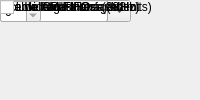
<?xml version="1.0" encoding="UTF-8"?>
<ui version="4.0">
 <class>MainWindow</class>
 <widget class="QMainWindow" name="MainWindow">
  <property name="windowTitle"><string>DRAM</string></property>
  <widget class="QWidget" name="centralwidget">
   <!-- NOTE: this is a simplified structural mirror of the generated
        <module>_ui.py, not a full round-trip Designer file. Regenerate
        both from the same spec if you need to edit layout by hand. -->
       <widget class="QLabel" name="label_name">
     <property name="text"><string>Block name</string></property>
    </widget>
       <widget class="QLineEdit" name="name">
     <property name="toolTip"><string>A name you choose for this block instance, e.g. to note what it's used for in this design. Shown below the block on the diagram.</string></property>
    </widget>
       <widget class="QLabel" name="label_dimm">
     <property name="text"><string>DIMM</string></property>
    </widget>
       <widget class="QComboBox" name="dimm">
     <item><property name="text"><string>1</string></property></item>
    </widget>
       <widget class="QLabel" name="label_arith_type">
     <property name="text"><string>Data Type</string></property>
    </widget>
       <widget class="QComboBox" name="arith_type">
     <item><property name="text"><string>Boolean</string></property></item>
     <item><property name="text"><string>Unsigned</string></property></item>
     <item><property name="text"><string>Signed  (2's comp)</string></property></item>
    </widget>
       <widget class="QLabel" name="label_bin_pt">
     <property name="text"><string>Data binary point</string></property>
    </widget>
       <widget class="QLineEdit" name="bin_pt"/>
       <widget class="QLabel" name="label_ip_clock">
     <property name="text"><string>Datapath clock rate (MHz)</string></property>
    </widget>
       <widget class="QLineEdit" name="ip_clock"/>
       <widget class="QLabel" name="label_sample_period">
     <property name="text"><string>Sample period</string></property>
    </widget>
       <widget class="QLineEdit" name="sample_period"/>
       <widget class="QLabel" name="label_bram_fifos">
     <property name="text"><string>Use BRAM FIFOs</string></property>
    </widget>
       <widget class="QCheckBox" name="bram_fifos"/>
       <widget class="QLabel" name="label_disable_tag">
     <property name="text"><string>Disable tag FIFO</string></property>
    </widget>
       <widget class="QCheckBox" name="disable_tag"/>
       <widget class="QLabel" name="label_ram_depth">
     <property name="text"><string>Simulation address width</string></property>
    </widget>
       <widget class="QSpinBox" name="ram_depth"/>
       <widget class="QLabel" name="label_bank_mgt">
     <property name="text"><string>Enable bank management</string></property>
    </widget>
       <widget class="QCheckBox" name="bank_mgt"/>
       <widget class="QLabel" name="label_wide_data">
     <property name="text"><string>Use wide data bus (288 bits)</string></property>
    </widget>
       <widget class="QCheckBox" name="wide_data"/>
       <widget class="QLabel" name="label_half_burst">
     <property name="text"><string>Use half-burst</string></property>
    </widget>
       <widget class="QCheckBox" name="half_burst"/>
       <widget class="QLabel" name="label_use_sniffer">
     <property name="text"><string>Include CPU Interface</string></property>
    </widget>
       <widget class="QCheckBox" name="use_sniffer"/>
  </widget>
 </widget>
 <resources/>
 <connections/>
</ui>
